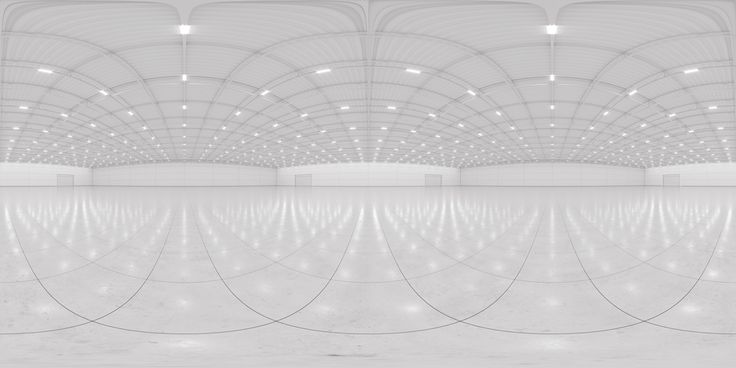
#> input picture pano.jpg, 736 x 368 px, found by its file name
$ python check_cut_paste.py
#> lines starting #> are read from the running program, lines starting #| are printed output that depends on the picture
#> further down, pano is the input picture: shape (368, 736, 3); mean B, G, R 203, 202.1, 203.9
### utils/Equirec2Perspec.py
import os
import sys
import cv2
import numpy as np

class Equirectangular:
    def __init__(self, img):
        self._img = img
        self._height, self._width, _ = self._img.shape


    def GetPerspective(self, FOV, THETA, PHI, height, width):

        #
        # THETA is left/right angle, PHI is up/down angle, both in degree
        #

        equ_h = self._height
        equ_w = self._width
        equ_cx = (equ_w - 1) / 2.0
        equ_cy = (equ_h - 1) / 2.0

        wFOV = FOV
        hFOV = float(height) / width * wFOV

        w_len = np.tan(np.radians(wFOV / 2.0))
        h_len = np.tan(np.radians(hFOV / 2.0))


        x_map = np.ones([height, width], np.float32)
        y_map = np.tile(np.linspace(-w_len, w_len,width), [height,1])
        z_map = -np.tile(np.linspace(-h_len, h_len,height), [width,1]).T

        D = np.sqrt(x_map**2 + y_map**2 + z_map**2)
        xyz = np.stack((x_map,y_map,z_map),axis=2)/np.repeat(D[:, :, np.newaxis], 3, axis=2)

        y_axis = np.array([0.0, 1.0, 0.0], np.float32)
        z_axis = np.array([0.0, 0.0, 1.0], np.float32)
        [R1, _] = cv2.Rodrigues(z_axis * np.radians(THETA))
        [R2, _] = cv2.Rodrigues(np.dot(R1, y_axis) * np.radians(-PHI))

        xyz = xyz.reshape([height * width, 3]).T
        xyz = np.dot(R1, xyz)
        xyz = np.dot(R2, xyz).T
        lat = np.arcsin(xyz[:, 2])
        lon = np.arctan2(xyz[:, 1] , xyz[:, 0])

        lon = lon.reshape([height, width]) / np.pi * 180
        lat = -lat.reshape([height, width]) / np.pi * 180

        lon = lon / 180 * equ_cx + equ_cx
        lat = lat / 90  * equ_cy + equ_cy


        src = self._img.astype(np.float32)
        persp = cv2.remap(
            src,
            lon.astype(np.float32),
            lat.astype(np.float32),
            cv2.INTER_CUBIC,
            borderMode=cv2.BORDER_WRAP
        )
        return np.clip(persp, 0, 255).astype(np.uint8)


### utils/persp_conv.py
import cv2
import numpy as np
from utils.Equirec2Perspec import Equirectangular
from utils.Perspec2Equirec import Perspective

def equirectangular_to_perspective(
    equi_img: np.ndarray,
    yaw: float,
    pitch: float,
    fov: float,
    width: int,
    height: int
) -> np.ndarray:
    equ = Equirectangular(equi_img)
    persp = equ.GetPerspective(fov, yaw, pitch, height, width)
    return persp

def perspective_to_equirectangular(
    pers_img: np.ndarray,
    yaw: float,
    pitch: float,
    fov: float,
    width: int,
    height: int
) -> np.ndarray:
    per = Perspective(pers_img, fov, yaw, pitch)
    equirec, _ = per.GetEquirec(height, width)
    return equirec

### utils/Perspec2Equirec.py
import os
import sys
import cv2
import numpy as np

class Perspective:
    def __init__(self, img , FOV, THETA, PHI ):

        if img.ndim == 2:
            img = np.repeat(img[:, :, None], 3, axis=2)
        self._img = img

        self._height, self._width, _ = img.shape

        self.wFOV = FOV
        self.THETA = THETA
        self.PHI = PHI
        self.hFOV = float(self._height) / self._width * FOV

        self.w_len = np.tan(np.radians(self.wFOV / 2.0))
        self.h_len = np.tan(np.radians(self.hFOV / 2.0))


    def GetEquirec(self,height,width):
        #
        # THETA is left/right angle, PHI is up/down angle, both in degree
        #

        x,y = np.meshgrid(np.linspace(-180, 180,width),np.linspace(90,-90,height))

        x_map = np.cos(np.radians(x)) * np.cos(np.radians(y))
        y_map = np.sin(np.radians(x)) * np.cos(np.radians(y))
        z_map = np.sin(np.radians(y))

        xyz = np.stack((x_map,y_map,z_map),axis=2)

        y_axis = np.array([0.0, 1.0, 0.0], np.float32)
        z_axis = np.array([0.0, 0.0, 1.0], np.float32)
        [R1, _] = cv2.Rodrigues(z_axis * np.radians(self.THETA))
        [R2, _] = cv2.Rodrigues(np.dot(R1, y_axis) * np.radians(-self.PHI))

        R1 = np.linalg.inv(R1)
        R2 = np.linalg.inv(R2)

        xyz = xyz.reshape([height * width, 3]).T
        xyz = np.dot(R2, xyz)
        xyz = np.dot(R1, xyz).T

        xyz = xyz.reshape([height , width, 3])
        inverse_mask = np.where(xyz[:,:,0]>0,1,0)

        xyz[:,:] = xyz[:,:]/np.repeat(xyz[:,:,0][:, :, np.newaxis], 3, axis=2)


        lon_map = np.where((-self.w_len<xyz[:,:,1])&(xyz[:,:,1]<self.w_len)&(-self.h_len<xyz[:,:,2])
                    &(xyz[:,:,2]<self.h_len),(xyz[:,:,1]+self.w_len)/2/self.w_len*self._width,0)
        lat_map = np.where((-self.w_len<xyz[:,:,1])&(xyz[:,:,1]<self.w_len)&(-self.h_len<xyz[:,:,2])
                    &(xyz[:,:,2]<self.h_len),(-xyz[:,:,2]+self.h_len)/2/self.h_len*self._height,0)
        mask = np.where((-self.w_len<xyz[:,:,1])&(xyz[:,:,1]<self.w_len)&(-self.h_len<xyz[:,:,2])
                    &(xyz[:,:,2]<self.h_len),1,0)


        persp = cv2.remap(self._img, lon_map.astype(np.float32), lat_map.astype(np.float32), cv2.INTER_CUBIC, borderMode=cv2.BORDER_WRAP)

        mask = mask * inverse_mask
        mask = np.repeat(mask[:, :, np.newaxis], 3, axis=2)
        persp = persp * mask

        if persp.dtype != np.uint8:
            persp = np.clip(persp, 0, 255).astype(np.uint8)

        mask = (mask[:, :, 0] * 255).astype(np.uint8)


        return persp , mask


### tests/check_cut_paste.py
import os
import cv2
import numpy as np
from utils.persp_conv import (
    equirectangular_to_perspective,
    perspective_to_equirectangular
)

def test_full_reconstruction(
    pano: np.ndarray,
    horizontal_yaws: list,
    sky_yaws: list,
    ground_yaws: list,
    fov_map: dict,
    width: int = 512,
    height: int = 512,
    debug_folder: str = "debug_reconstruct"
) -> np.ndarray:
    """
    1) Creates a black canvas same size as pano
    2) For each view in horizontal / sky / ground:
         a) Crop a perspective
         b) Warp it back to equirectangular (patch)
         c) Paste patch onto canvas
         d) Save crop, patch, and canvas step image
    3) Save final reconstructed pano
    """
#> called with width = 512, height = 512, debug_folder = 'debug_reconstruct'
    os.makedirs(debug_folder, exist_ok=True)
    canvas = np.zeros_like(pano)

    # Build list of (yaw, pitch, key) triples
    views = []
    for yaw in horizontal_yaws:
        views.append((yaw, 0.0, "atmosphere"))
    for yaw in sky_yaws:
        views.append((yaw, 90.0, "sky_or_ceiling"))
    for yaw in ground_yaws:
        views.append((yaw, -90.0, "ground_or_floor"))

    for idx, (yaw, pitch, key) in enumerate(views):
        fov = fov_map[key]

        # 1) Crop perspective
        persp = equirectangular_to_perspective(
            pano, yaw=yaw, pitch=pitch, fov=fov,
            width=width, height=height
        )
        cv2.imwrite(f"{debug_folder}/step{idx:02d}_crop_{key}_{int(yaw)}_{int(pitch)}.jpg", persp)

        # 2) Warp back to pano patch
        patch = perspective_to_equirectangular(
            persp,
            yaw=yaw, pitch=pitch, fov=fov,
            width=pano.shape[1],
            height=pano.shape[0]
        )
        cv2.imwrite(f"{debug_folder}/step{idx:02d}_patch_{key}_{int(yaw)}_{int(pitch)}.jpg", patch)

        # 3) Paste onto canvas
        mask = (patch.sum(axis=2) > 0)
        canvas[mask] = patch[mask]
        cv2.imwrite(f"{debug_folder}/step{idx:02d}_canvas_{key}_{int(yaw)}_{int(pitch)}.jpg", canvas)
#> this loop made 14 passes
#> pass 1, in GetPerspective, `persp = cv2.remap( src, lon.astype(np.float32), lat.astype(np.float32)..`:
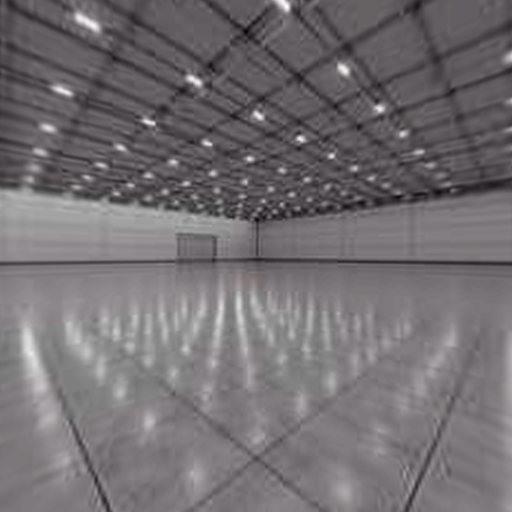
#> persp: shape (512, 512, 3) float32; mean B, G, R 204.5, 203.7, 205.4; drawn with min black and max white
#> pass 1, in equirectangular_to_perspective, `persp = equ.GetPerspective(fov, yaw, pitch, height, width)`:
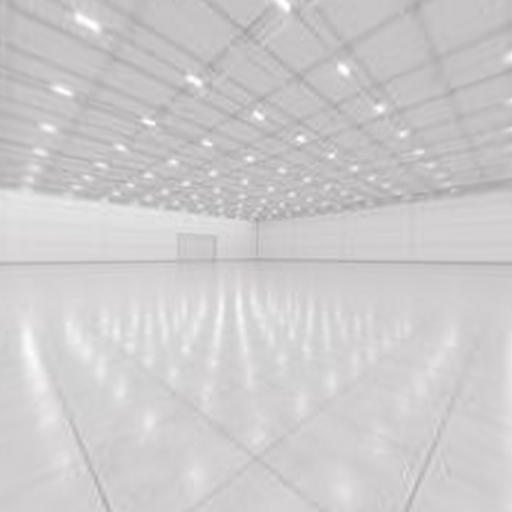
#> persp: shape (512, 512, 3); mean of channels 0, 1, 2 204, 203.2, 204.9; drawn as B, G, R
#> pass 1, in GetEquirec, `persp = cv2.remap(self._img, lon_map.astype(np.float32), lat_map.astyp..`:
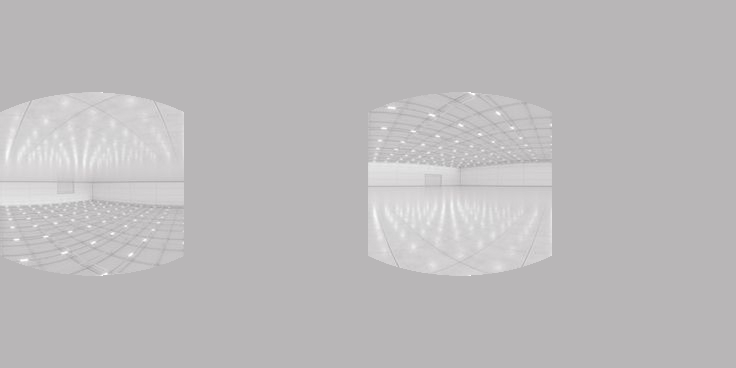
#> persp: shape (368, 736, 3); mean of channels 0, 1, 2 187.9, 187, 188.9; drawn as B, G, R
#> after the loop:
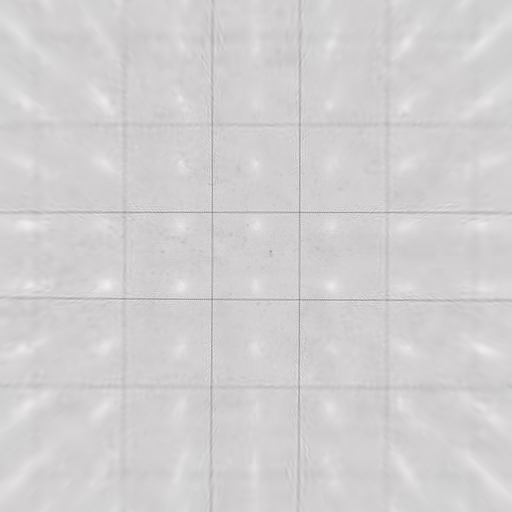
#> persp: shape (512, 512, 3); mean B, G, R 208.6, 207.7, 209.5

    # 4) Save final result
    cv2.imwrite(f"{debug_folder}/final_reconstructed_pano.jpg", canvas)
    return canvas

horizontal_yaws = [45, 90, 135, 225, 270, 315]
sky_yaws        = [0, 90, 180, 270]
ground_yaws     = [0, 90, 180, 270]

fov_map = {
    "atmosphere":      90.0,
    "sky_or_ceiling": 120.0,
    "ground_or_floor":120.0,
}

pano = cv2.imread("pano.jpg")

reconstructed = test_full_reconstruction(
    pano=pano,
    horizontal_yaws=horizontal_yaws,
    sky_yaws=sky_yaws,
    ground_yaws=ground_yaws,
    fov_map=fov_map,
    width=512,
    height=512,
    debug_folder="debug_reconstruct"
)
